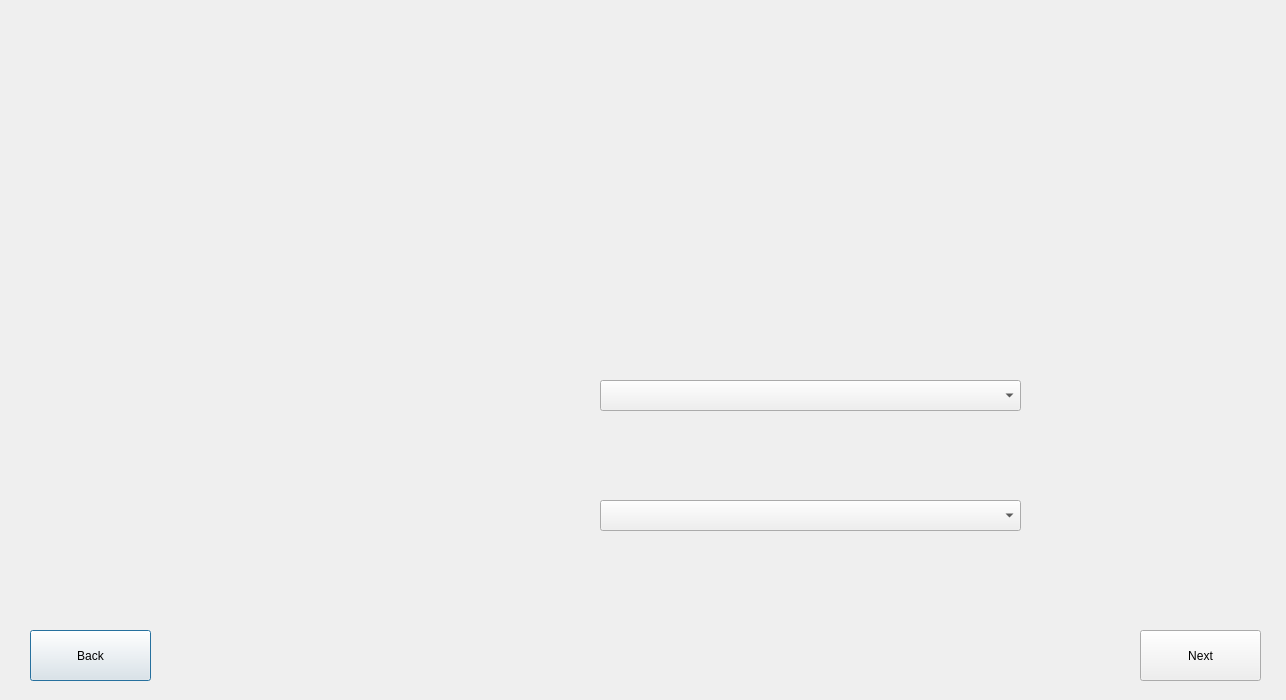
<?xml version="1.0" encoding="UTF-8"?>
<ui version="4.0">
 <class>ComputerVsComputerWindow</class>
 <widget class="QDialog" name="ComputerVsComputerWindow">
  <property name="geometry">
   <rect>
    <x>0</x>
    <y>0</y>
    <width>1286</width>
    <height>700</height>
   </rect>
  </property>
  <property name="windowTitle">
   <string>Dialog</string>
  </property>
  <widget class="QPushButton" name="backButton">
   <property name="geometry">
    <rect>
     <x>30</x>
     <y>630</y>
     <width>121</width>
     <height>51</height>
    </rect>
   </property>
   <property name="text">
    <string>Back</string>
   </property>
  </widget>
  <widget class="QPushButton" name="nextButton">
   <property name="geometry">
    <rect>
     <x>1140</x>
     <y>630</y>
     <width>121</width>
     <height>51</height>
    </rect>
   </property>
   <property name="text">
    <string>Next</string>
   </property>
  </widget>
  <widget class="QComboBox" name="computer1LevelList">
   <property name="geometry">
    <rect>
     <x>600</x>
     <y>380</y>
     <width>421</width>
     <height>31</height>
    </rect>
   </property>
  </widget>
  <widget class="QComboBox" name="computer2LevelList">
   <property name="geometry">
    <rect>
     <x>600</x>
     <y>500</y>
     <width>421</width>
     <height>31</height>
    </rect>
   </property>
  </widget>
 </widget>
 <resources/>
 <connections/>
</ui>
